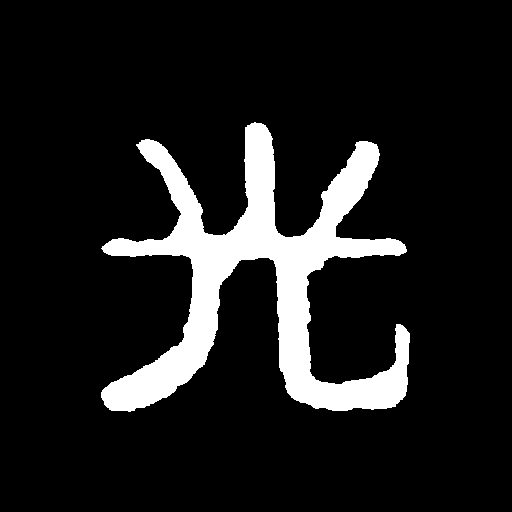
%> input picture guang.bmp, 512 x 512 px
$ octave CX10_1.m   (GNU Octave 9; MATLAB toolbox functions it lacks are replaced by stand-ins)
%> lines starting %> are read from the running program, lines starting %| are printed output that depends on the picture
Uo=imread('guang.bmp');             %调入作为物的图像
%> Uo is the input picture: size 512x512x3 uint8; mean R, G, B 29.5, 28.6, 28.6
Uo=double(Uo (:,:,1));              %取第一层，并转为双精度
%> Uo: size 512x512 double
[r,c]=size(Uo);
%> r = 512; c = 512
Uo=ones(r,c)*0.98-Uo/255*0.5;       %将物转换为高透射率射系数体
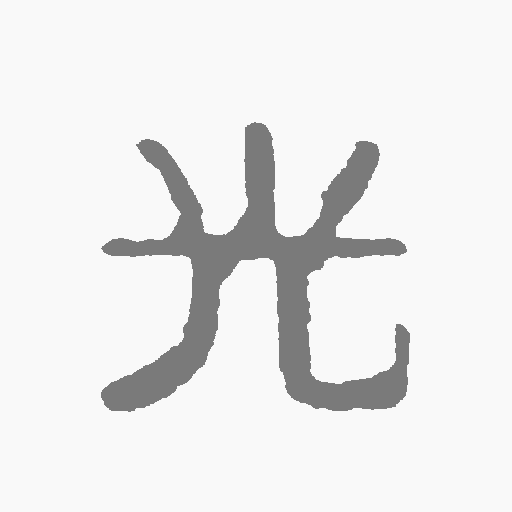
%> Uo: size 512x512 double; min 0.48, max 0.98, mean 0.922
figure,imshow(Uo,[0,1]),title('物')
lamda=6328*10^(-10);k=2*pi/lamda;   %赋值波长和波数
Lo=5*10^(-3)                        %赋值衍射面(物)的尺寸
xo=linspace(-Lo/2,Lo/2,r);yo=linspace(-Lo/2,Lo/2,c);
%> after `xo=linspace(-Lo/2,Lo/2,r)`: xo = 512 values from -0.0025 to 0.0025
%> after `yo=linspace(-Lo/2,Lo/2,c)`: yo = 512 values from -0.0025 to 0.0025
[xo,yo]=meshgrid(xo,yo);            %生成衍射面(物)的坐标网格
zo=0.20;                            %全息记录面到衍射面的距离,单位:米
%下面用T-FFT算法完成物面到全息记录面的衍射计算
F0=exp(j*k*zo)/(j*lamda*zo);
F1=exp(j*k/2/zo.*(xo.^2+yo.^2));
fF1=fft2(F1);
fa1=fft2(Uo);
Fuf1=fa1.*fF1;
Uh=F0.*fftshift(ifft2(Fuf1));
Ih=Uh.*conj(Uh);
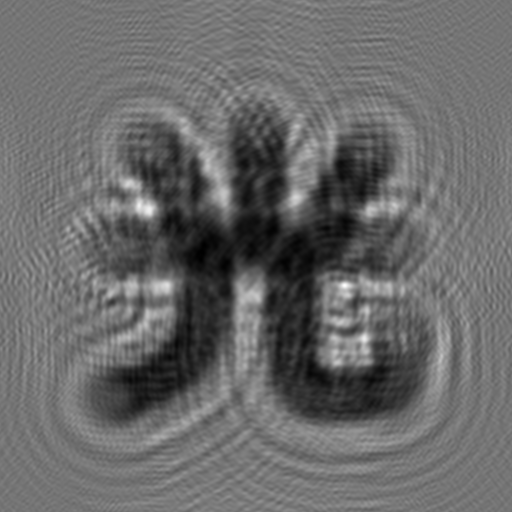
%> Ih: size 512x512 double; min 1.37e+19, max 1.76e+20, mean 8.12e+19; drawn with min black and max white
figure,imshow(Ih,[0,max(max(Ih))/1]),title('全息图')
%下面用T-FFT算法完成全息面到观察面的衍射计算(重构再现像)
zi=0.20                            %赋值再现距离(可以调整)
F0i=exp(j*k*zi)/(j*lamda*zi);
F1i=exp(j*k/2/zi.*(xo.^2+yo.^2));  %T-FFT算法，物面、全息图和再现像尺寸相同
fF1i=fft2(F1i);
fIh=fft2(Ih);
FufIh=fIh.*fF1i;
Ui=F0i.*fftshift(ifft2(FufIh));
Ii=Ui.*conj(Ui);
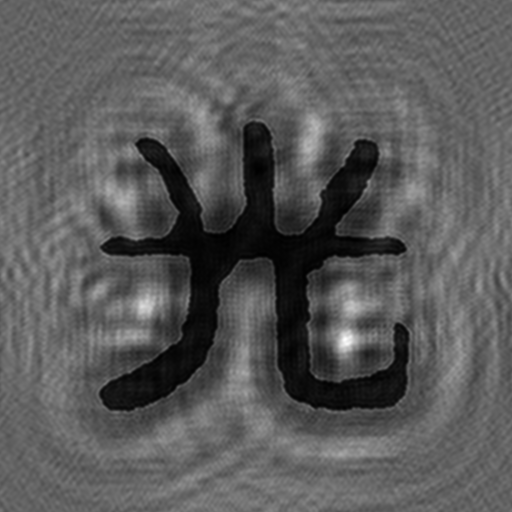
%> Ii: size 512x512 double; min 2.89e+57, max 1.84e+60, mean 6.57e+59; drawn with min black and max white
figure,imshow(Ii,[0,max(max(Ii))/1]),title('再现像')

$ run again, with JTC.bmp copied over guang.bmp
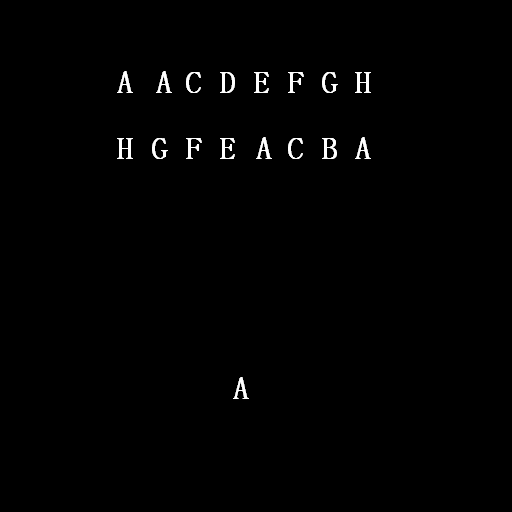
%> input picture JTC.bmp, 512 x 512 px
%> Uo is the input picture: size 512x512x3 uint8; min 0, max 255, mean 2.1
%> `imshow(Ih,[0,max(max(Ih))/1])`:
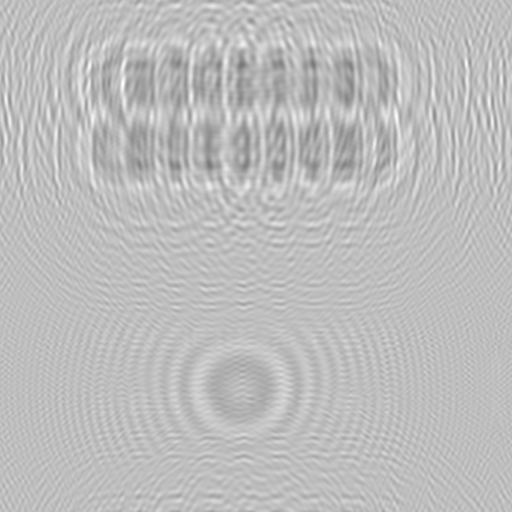
%> displayed picture: size 512x512, on the screen's scale of 0 to 255; min 119, max 255, mean 188.6
%> `Ii=Ui.*conj(Ui);`:
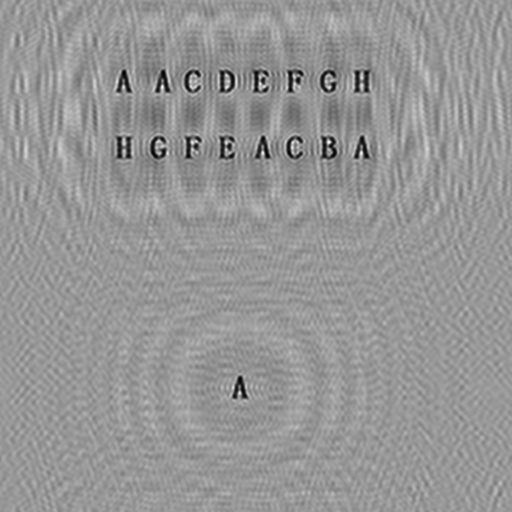
%> Ii: size 512x512 double; min 5.25e+58, max 1.19e+60, mean 7.2e+59; drawn with min black and max white
